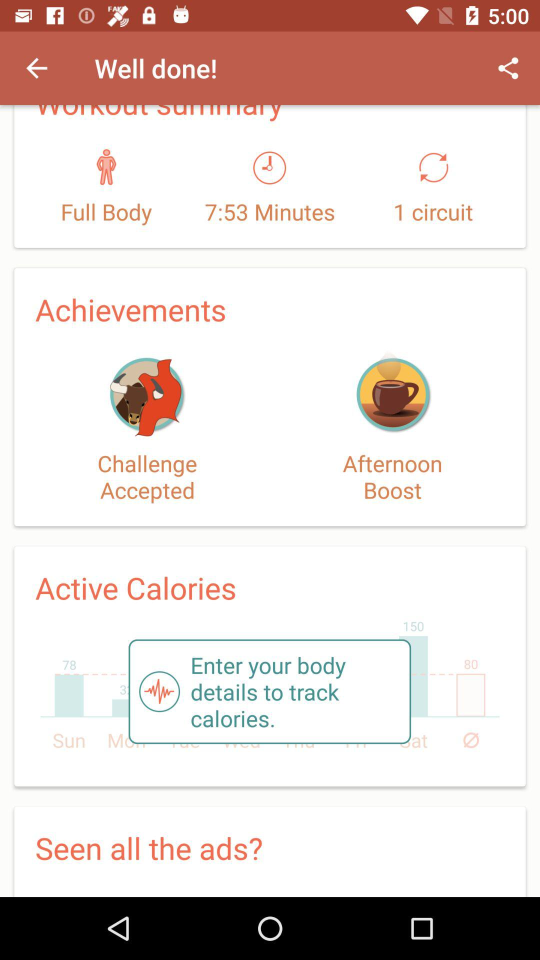
#> input picture code/WORKPLACE/test/4.jpg, 1080 x 1920 px (shown at 1/2 size)
$ python block-division.py
#> lines starting #> are read from the running program, lines starting #| are printed output that depends on the picture
import cv2
import numpy as np
from random import randint as rint


def draw_region(region, broad):
    color = (rint(0,255), rint(0,255), rint(0,255))
    for point in region:
        broad[point[0], point[1]] = color


def shrink(img, ratio=3.5):
    img_shrink = cv2.resize(img, (int(img.shape[1] / ratio), int(img.shape[0] / ratio)))
    return img_shrink


def valid_block(region):
    if len(region) < 500:
        return False
    return True


def flood_fill_bfs(img, x_start, y_start, mark):
    def neighbor(x, y):
        for i in range(x - 1, x + 2):
            if i < 0 or i >= img.shape[0]: continue
            for j in range(y - 1, y + 2):
                if j < 0 or j >= img.shape[1]: continue
                if mark[i, j] == 0 and abs(img[i, j] - img[x, y]) < 5:
                    stack.append([i, j])
                    mark[i, j] = 255

    stack = [[x_start, y_start]]  # points waiting for inspection
    region = [[x_start, y_start]]   # points of this connected region
    mark[x_start, y_start] = 255  # drawing broad

    while len(stack) > 0:
        point = stack.pop()
        region.append(point)
        neighbor(point[0], point[1])

    if valid_block(region):
        return region
    else:
        return False


org = cv2.imread('4.jpg')
#> org is the input picture: shape (1920, 1080, 3); mean B, G, R 210.8, 214.1, 226.1
org = shrink(org)
#> in shrink, `img_shrink = cv2.resize(img, (int(img.shape[1] / ratio), int(img.shape..`:
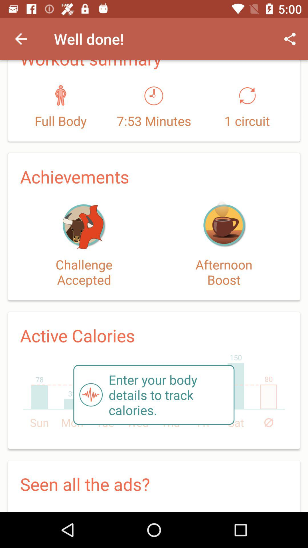
#> img_shrink: shape (548, 308, 3); mean B, G, R 210.7, 214, 226.1
grey = cv2.cvtColor(org, cv2.COLOR_BGR2GRAY)
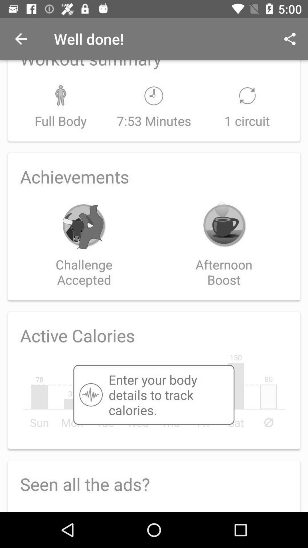
#> grey: shape (548, 308); min 0, max 255, mean 217.3
mask = np.zeros((org.shape[0], org.shape[1]), dtype=np.uint8)
broad = np.zeros((org.shape[0], org.shape[1], 3), dtype=np.uint8)

row, column = org.shape[0], org.shape[1]
#> row = 548; column = 308

for x in range(row):
    for y in range(column):
        if mask[x, y] == 0:
            region = flood_fill_bfs(grey, x, y, mask)
            if region is not False:
                draw_region(region, broad)


cv2.imshow('org', org)
cv2.imshow('grey', org)
cv2.imshow('broad', broad)
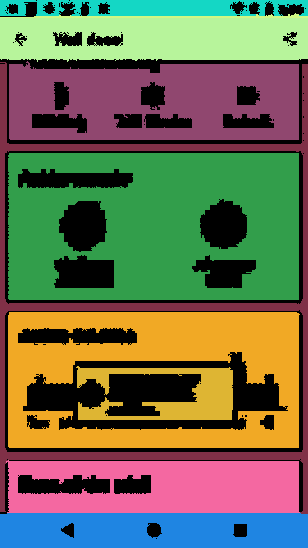
#> window 'broad': shape (548, 308, 3); mean B, G, R 80.5, 110.2, 108.5
cv2.waitKey()
